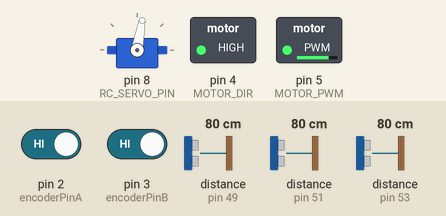
Simulated run of this sketch. Board: Arduino Uno, built with avr-gcc and run on an emulated ATmega328P. On the bench: servo, switched loads named in the sketch (green lamp = pin HIGH). Inputs (shaded band) come from the test bench; at power-on: distance to the obstacle (sensors on pin 51, pin 49, pin 53) 80 cm, pin 2 (encoderPinA) HIGH, pin 3 (encoderPinB) HIGH. What the sketch prints to the serial monitor is not drawn.

Above: at 1.2 s.
1.3 s: distance to the obstacle (sensor on pin 51) set to 77 cm
At 1.7 s:
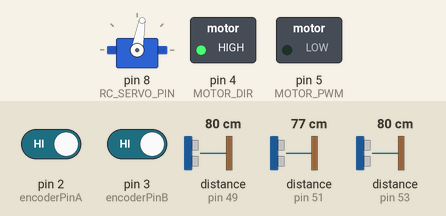
At 2.8 s:
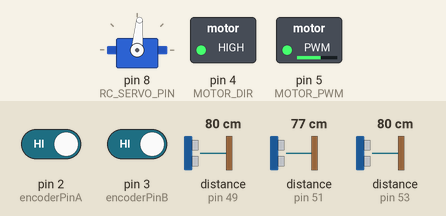
3.3 s: distance to the obstacle (sensor on pin 51) set to 32 cm
6.3 s: distance to the obstacle (sensor on pin 51) set to 27 cm
At 6.9 s:
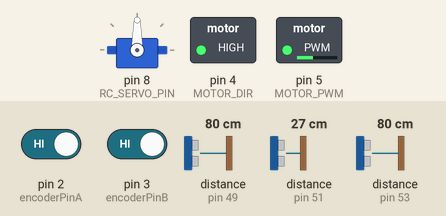
Timing chart, 0 to 9.3 s (numbered marks = the images above; inputs shaded):
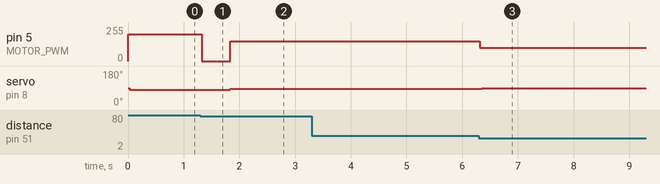

Measured:
- the behaviour switches between 80 and 79 cm on distance to the obstacle (sensor on pin 51) (found by bisection; images 0 and 1)
- the behaviour switches between 30 and 29 cm on distance to the obstacle (sensor on pin 51) (found by bisection; images 2 and 3)
- after the input at 1.3 s, pin 5 (MOTOR_PWM): 200/255 → 0/255 at once, → 150/255 0.52 s later; servo on pin 8 (RC_SERVO_PIN): 80° → 85° after 0.54 s
- after the input at 3.3 s, every drawn part: stays the same
- after the input at 6.3 s, pin 5 (MOTOR_PWM): 150/255 → 100/255 at once; servo on pin 8 (RC_SERVO_PIN): 85° → 90° after 0.05 s

The sketch:

sinho.ino
```cpp
#include <NewPing.h>
#include <Servo.h>

#define SONAR_NUM 3      // 센서의 개수
#define MAX_DISTANCE 300 // 측정 가능한 최대 거리 (cm)

#define MOTOR_DIR 4
#define MOTOR_PWM 5

#define RC_SERVO_PIN 8
#define NEURAL_ANGLE 90
#define LEFT_STEER_ANGLE -10
#define RIGHT_STEER_ANGLE 5

const int encoderPinA = 2;
const int encoderPinB = 3;

int encoderPos = 0;

void doEncoderA()
{
  // 엔코더 A의 인터럽트 핸들러
  // 엔코더 A의 변경에 따라 엔코더 포지션 값을 증가 또는 감소
  encoderPos += (digitalRead(encoderPinA) == digitalRead(encoderPinB)) ? 1 : -1;
}

void doEncoderB()
{
  // 엔코더 B의 인터럽트 핸들러
  // 엔코더 B의 변경에 따라 엔코더 포지션 값을 증가 또는 감소
  encoderPos += (digitalRead(encoderPinA) == digitalRead(encoderPinB)) ? -1 : 1;
}

int mission_flag = -1;

float UltrasonicSensorData[SONAR_NUM];
NewPing sonar[SONAR_NUM] =
{
  NewPing(52, 53, MAX_DISTANCE),
  NewPing(50, 51, MAX_DISTANCE),
  NewPing(48, 49, MAX_DISTANCE)
};

Servo Steeringservo;
int Steering_Angle = NEURAL_ANGLE;

void read_ultrasonic_sensor()
{
  // 초음파 센서로부터 거리 데이터를 읽어옴
  UltrasonicSensorData[0] = sonar[0].ping_cm();
  UltrasonicSensorData[1] = sonar[1].ping_cm();
  UltrasonicSensorData[2] = sonar[2].ping_cm();
}

void send_sonar_sensor_data()
{
  // 거리 데이터를 시리얼 모니터로 전송
  int i;
  for (i = 0; i < SONAR_NUM; i++)
  {
    Serial.print(UltrasonicSensorData[i]);
    Serial.print(" ");
  }
  Serial.println();
}

void steering_control(int steer_angle)
{
  // 스티어링 서보 모터를 조종하여 조향각 설정
  Steeringservo.write(NEURAL_ANGLE + steer_angle);
}

void motor_control(int direction, int speed)
{
  // DC 모터 제어 함수
  digitalWrite(MOTOR_DIR, direction);
  analogWrite(MOTOR_PWM, speed);
}

void wallfollowing(void)
{
  // 벽 따라가기 기능
  read_ultrasonic_sensor();

  // 가장 왼쪽에 위치한 센서는 인덱스 0으로 가정
  float left_distance = UltrasonicSensorData[0];

  // 왼쪽 벽으로부터의 원하는 거리 (필요에 따라 조정)
  float desired_distance = 15.0;

  // 원하는 거리와 측정된 거리 간의 차이 계산
  float distance_difference = left_distance - desired_distance;

  // 거리 차이에 따라 스티어 각도 설정
  int steer_angle = 0;  // 스티어 각도 초기화

  if (distance_difference > 0)
  {
    // 거리 차이가 양수인 경우, 왼쪽으로 스티어
    steer_angle = LEFT_STEER_ANGLE;
  } else if (distance_difference < 0)
  {
    // 거리 차이가 음수인 경우, 오른쪽으로 스티어
    steer_angle = RIGHT_STEER_ANGLE;
  }

  steering_control(steer_angle);
}

void cross_obs()
{
  // 교차로 횡단 기능
  read_ultrasonic_sensor();

  int steer_angle = 0;
  bool move_forward = true;

  while (UltrasonicSensorData[1] < 30)
  {
    motor_control(1, 100);
    steering_control(40);
    steering_control(steer_angle);
    read_ultrasonic_sensor();
  }

  steer_angle = -5;
  steering_control(steer_angle);
  motor_control(1, 150);
}

void setup()
{
  Serial.begin(115200);

  pinMode(MOTOR_DIR, OUTPUT);
  pinMode(MOTOR_PWM, OUTPUT);

  pinMode(encoderPinA, INPUT_PULLUP);
  attachInterrupt(0, doEncoderA, CHANGE);

  pinMode(encoderPinB, INPUT_PULLUP);
  attachInterrupt(1, doEncoderB, CHANGE);

  Steeringservo.attach(RC_SERVO_PIN);
  Steeringservo.write(NEURAL_ANGLE);

  motor_control(1, 200);  // 초기 속도를 200으로 설정

  mission_flag = 0;
}

void loop()
{
  read_ultrasonic_sensor();

  Serial.print("encoderPos : ");
  Serial.println(encoderPos);

  if (mission_flag == 0)
  {
    wallfollowing();
    if (UltrasonicSensorData[1] <= 80)
    {
      motor_control(1, 0);
      delay(500);
      mission_flag = 1;
      encoderPos = 0;
    }
  }
  if (mission_flag == 1)
  {
    cross_obs();
    if (encoderPos >= 10000)
    {
      motor_control(1, 0);
    }
  }
}
```
